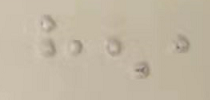
#> input picture img/t4.png, 210 x 100 px
$ python segment.py
#> lines starting #> are read from the running program, lines starting #| are printed output that depends on the picture
import cv2

img = cv2.imread('./img/t4.png')
#> img is the input picture: shape (100, 210, 3); mean B, G, R 163.6, 182.9, 193.8

start_y = 10
end_y = 50

start_x = 50
end_x = 100
img = img[start_y:end_y, start_x:end_x]
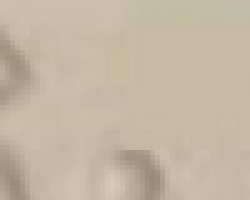
#> img: shape (40, 50, 3) (shown 5 times larger); mean B, G, R 163, 183.6, 194.3
img = cv2.imshow('img', img)


key = cv2.waitKey(0)
#> (key Esc is pressed here)
if key == 27:
    print(key)
    cv2.destroyAllWindows()
